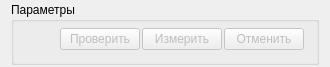
<?xml version="1.0" encoding="UTF-8"?>
<ui version="4.0">
 <class>widgetMeasure</class>
 <widget class="QWidget" name="widgetMeasure">
  <property name="geometry">
   <rect>
    <x>0</x>
    <y>0</y>
    <width>321</width>
    <height>64</height>
   </rect>
  </property>
  <property name="windowTitle">
   <string>Form</string>
  </property>
  <layout class="QVBoxLayout" name="verticalLayout">
   <property name="topMargin">
    <number>2</number>
   </property>
   <property name="bottomMargin">
    <number>2</number>
   </property>
   <item>
    <widget class="QGroupBox" name="grpParams">
     <property name="sizePolicy">
      <sizepolicy hsizetype="Minimum" vsizetype="Minimum">
       <horstretch>0</horstretch>
       <verstretch>0</verstretch>
      </sizepolicy>
     </property>
     <property name="title">
      <string>Параметры</string>
     </property>
     <layout class="QVBoxLayout" name="layParams">
      <property name="spacing">
       <number>2</number>
      </property>
      <property name="leftMargin">
       <number>0</number>
      </property>
      <property name="topMargin">
       <number>0</number>
      </property>
      <property name="rightMargin">
       <number>6</number>
      </property>
      <property name="bottomMargin">
       <number>6</number>
      </property>
      <item>
       <layout class="QHBoxLayout" name="horizontalLayout">
        <property name="leftMargin">
         <number>6</number>
        </property>
        <property name="topMargin">
         <number>6</number>
        </property>
        <property name="rightMargin">
         <number>6</number>
        </property>
        <property name="bottomMargin">
         <number>6</number>
        </property>
        <item>
         <spacer name="horizontalSpacer">
          <property name="orientation">
           <enum>Qt::Horizontal</enum>
          </property>
          <property name="sizeHint" stdset="0">
           <size>
            <width>40</width>
            <height>20</height>
           </size>
          </property>
         </spacer>
        </item>
        <item>
         <widget class="QPushButton" name="btnCheck">
          <property name="enabled">
           <bool>false</bool>
          </property>
          <property name="text">
           <string>Проверить</string>
          </property>
         </widget>
        </item>
        <item>
         <widget class="QPushButton" name="btnMeasure">
          <property name="enabled">
           <bool>false</bool>
          </property>
          <property name="text">
           <string>Измерить</string>
          </property>
         </widget>
        </item>
        <item>
         <widget class="QPushButton" name="btnCancel">
          <property name="enabled">
           <bool>false</bool>
          </property>
          <property name="text">
           <string>Отменить</string>
          </property>
         </widget>
        </item>
       </layout>
      </item>
     </layout>
    </widget>
   </item>
  </layout>
 </widget>
 <resources/>
 <connections/>
</ui>
